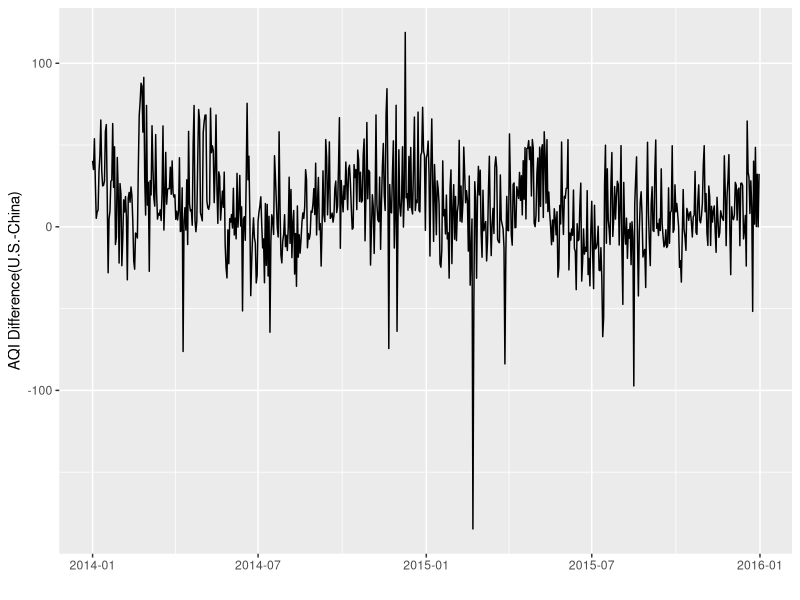

R code for this plot:
## ---- chunk 1
suppressPackageStartupMessages(library(dplyr))
library(ggplot2)
library(readxl)
aqidiff <- read_excel("aqi_raw.xlsx", sheet = 1)
# Inpute missing values from other data sources
aqidiff[is.na(aqidiff$China_AQI), "China_AQI"] <- c(330, 215, 209, 186, 181, 71, 33)

# Adjust PM2.5
x <- c(0, 14.3, 28.6, 42.9, 56.3, 68.8, 81.3, 93.8, 106.3, 118.8, 131.3, 143.8, 157.1, 171.4, 185.7, 200)
y <- c(0, 32, 62, 87, 108, 125, 141, 154, 159, 165, 171, 177, 182, 188, 194, 200)
adj_lm <- lm(y~I(x^3)+I(x^2)+x+0)
adj_china_aqi <- unlist(sapply(1:dim(aqidiff)[1], function(x) ifelse(aqidiff$Main_Pollutant[x] == "PM2.5" && !is.na(aqidiff$Main_Pollutant[x]) && aqidiff$China_AQI[x] < 200, predict(adj_lm, newdata = data.frame(x = aqidiff$China_AQI[x])), aqidiff$China_AQI[x])))

aqidiff <- aqidiff %>% mutate(China_aqi_adj = adj_china_aqi) %>% mutate(aqi_diff = US_AQI - China_aqi_adj) %>% select(Date, China_AQI, US_AQI, China_aqi_adj, aqi_diff)
#head(aqidiff)
#summary(aqidiff)
ggplot(aqidiff, aes(Date, aqi_diff)) + geom_line() + xlab("") + ylab("AQI Difference(U.S.-China)")
## ---- chunk 2
zeromean <- aqidiff$aqi_diff-mean(aqidiff$aqi_diff)
#ts.plot(zeromean)
library(tseries)
pvalue <- adf.test(zeromean)$p.value
pvalue
## ---- chunk 3
# top 10 days by AQI diff
aqidiff %>% arrange(desc(aqi_diff)) %>% head(10)
## ---- chunk 4
aqidiff %>% filter(strftime(Date, format = "%Y") == 2015) %>% arrange(desc(aqi_diff)) %>% head(10)
